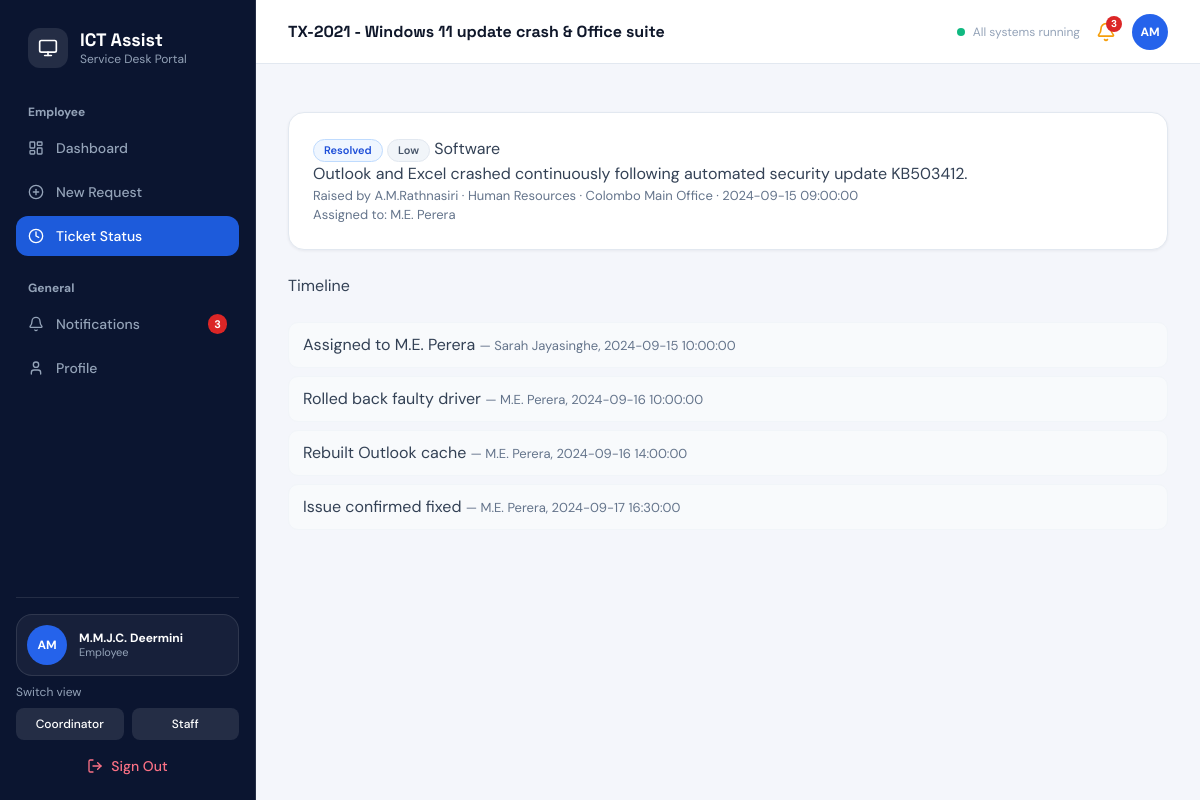
The app's page /ticket.php?id=2021 (signed in) with its own data.
### tables this page shows
CREATE TABLE users (
  id            INT UNSIGNED AUTO_INCREMENT PRIMARY KEY,
  name          VARCHAR(100) NOT NULL,             
  full_name     VARCHAR(150) NOT NULL,
  email         VARCHAR(150) NOT NULL UNIQUE,
  password_hash VARCHAR(255) NOT NULL,
  role          ENUM('employee','coordinator','staff') NOT NULL,
  role_title    VARCHAR(100) NULL,
  department_id INT UNSIGNED NULL,
  branch_id     INT UNSIGNED NULL,
  phone         VARCHAR(30)  NULL,
  avatar        VARCHAR(5)   NULL,                 
  profile_image VARCHAR(255) NULL,                 
  is_active     TINYINT(1) NOT NULL DEFAULT 1,
  created_at    TIMESTAMP NOT NULL DEFAULT CURRENT_TIMESTAMP,
  CONSTRAINT fk_users_dept   FOREIGN KEY (department_id) REFERENCES departments(id) ON DELETE SET NULL,
  CONSTRAINT fk_users_branch FOREIGN KEY (branch_id)     REFERENCES branches(id)    ON DELETE SET NULL,
  INDEX idx_users_role (role)
);

CREATE TABLE ticket_updates (
  id         INT UNSIGNED AUTO_INCREMENT PRIMARY KEY,
  ticket_id  INT UNSIGNED NOT NULL,
  author_id  INT UNSIGNED NULL,
  note       VARCHAR(500) NOT NULL,
  new_status ENUM('Pending','In Progress','Resolved') NULL,
  created_at DATETIME NOT NULL DEFAULT CURRENT_TIMESTAMP,
  CONSTRAINT fk_tu_ticket FOREIGN KEY (ticket_id) REFERENCES tickets(id) ON DELETE CASCADE,
  CONSTRAINT fk_tu_author FOREIGN KEY (author_id) REFERENCES users(id)   ON DELETE SET NULL,
  INDEX idx_tu_ticket (ticket_id)
);

### ticket.php (the view, shortened to what this page needs)
<?php require 'config.php'; need(); check(); $u = me(); $id = (int)($_GET['id'] ?? 0);
$t = q("SELECT v.*, t.created_by uid, t.assigned_tech_id FROM v_tickets v JOIN tickets t ON t.id=v.id WHERE v.id=?", [$id])->fetch();
$log = q("SELECT tu.*, u.name FROM ticket_updates tu LEFT JOIN users u ON u.id=tu.author_id WHERE ticket_id=? ORDER BY tu.id", [$id])->fetchAll();
head($t['ticket_no'].' - '.$t['title']); ?>
<div class="card">
  <p><?= badge($t['status']) ?> <?= badge($t['priority']) ?> <?= e($t['category']) ?></p>
  <p><?= nl2br(e($t['description'])) ?></p>
  <p class="muted">Raised by <?= e($t['created_by']) ?> · <?= e($t['department']) ?> · <?= e($t['branch']) ?> · <?= e($t['created_at']) ?><br>Assigned to: <?= e($t['assigned_to'] ?: 'Not assigned') ?></p>
</div>
<h2>Timeline</h2><ul class="log"><?php foreach ($log as $l) echo '<li>'.e($l['note']).' <span class="muted">— '.e($l['name'] ?: 'System').', '.e($l['created_at']).'</span></li>'; ?></ul>
<?php if ($u['role']=='coordinator' && $t['status']!='Resolved'): $techs = q("SELECT * FROM v_technician_stats")->fetchAll(); ?>
<form method="post" class="card narrow border-l-4 border-l-purple-600 shadow-sm"><?= tok() ?>
  <div class="flex items-center gap-2 mb-3">
    <div class="w-8 h-8 rounded-lg bg-purple-100 text-purple-700 flex items-center justify-center shrink-0">
      <i data-lucide="user-check" class="w-4 h-4"></i>
    </div>
    <h2 class="text-base font-bold text-slate-900 m-0">Assign Technician</h2>
  </div>
  <p class="text-xs text-slate-500 mb-3">Select an available technician based on category specialization and active workload.</p>
  <select name="tech_id" class="w-full mb-3 rounded-xl border-slate-200 focus:ring-2 focus:ring-purple-500 focus:border-purple-500"><?php foreach ($techs as $x) echo '<option value="'.$x['technician_id'].'"'.($x['specialization']==$t['category']?' selected':'').'>'.e($x['name'].' - '.$x['specialization'].' ('.$x['status'].', '.$x['active_count'].' active)').'</option>'; ?></select>
  <button class="bg-purple-600 hover:bg-purple-700 text-white font-semibold py-2.5 px-5 rounded-xl shadow-xs transition inline-flex items-center gap-2"><i data-lucide="send" class="w-3.5 h-3.5"></i>Assign Technician</button>
</form>
<?php endif; if ($u['role']=='staff' && $t['status']!='Resolved'): ?>
<form method="post" class="card narrow border-l-4 border-l-emerald-600 shadow-sm"><?= tok() ?>
  <div class="flex items-center gap-2 mb-3">
    <div class="w-8 h-8 rounded-lg bg-emerald-100 text-emerald-700 flex items-center justify-center shrink-0">
      <i data-lucide="wrench" class="w-4 h-4"></i>
    </div>
    <h2 class="text-base font-bold text-slate-900 m-0">Update Progress</h2>
  </div>
  <p class="text-xs text-slate-500 mb-3">Record diagnosis or resolution notes and advance the ticket status.</p>
  <label class="block text-xs font-bold text-slate-600 uppercase mb-1">Status</label>
  <select name="status" class="w-full mb-3 rounded-xl border-slate-200 focus:ring-2 focus:ring-emerald-500 focus:border-emerald-500"><option <?= $t['status'] === 'In Progress' ? 'selected' : '' ?>>In Progress</option><option <?= $t['status'] === 'Resolved' ? 'selected' : '' ?>>Resolved</option></select>
  <label class="block text-xs font-bold text-slate-600 uppercase mb-1">Diagnostic Notes</label>
  <textarea name="note" rows="3" placeholder="Enter actions taken, parts replaced, or diagnostic resolution..." class="w-full mb-3 rounded-xl border-slate-200 focus:ring-2 focus:ring-emerald-500 focus:border-emerald-500"></textarea>
  <button class="bg-emerald-600 hover:bg-emerald-700 text-white font-semibold py-2.5 px-5 rounded-xl shadow-xs transition inline-flex items-center gap-2"><i data-lucide="check" class="w-3.5 h-3.5"></i>Update Incident</button>
</form>
<?php endif; foot();

### config.php (shortened to what this page needs)
<?php
$pdo = new PDO('mysql:host=localhost;dbname=ict_assist;charset=utf8mb4', 'root', '', [
  PDO::ATTR_ERRMODE => PDO::ERRMODE_EXCEPTION, PDO::ATTR_DEFAULT_FETCH_MODE => PDO::FETCH_ASSOC]);
function e($s){ return htmlspecialchars((string)$s, ENT_QUOTES); }
function q($sql, $p = []){ global $pdo; $s = $pdo->prepare($sql); $s->execute($p); return $s; }
function me(){
  static $cached = null;
  if ($cached !== null) return $cached;
  try {
    $row = q("SELECT id, name, full_name, email, role, avatar, profile_image FROM users WHERE id=? AND is_active=1", [$_SESSION['u']['id']])->fetch();
    if ($row) {
      $cached = $_SESSION['u'];
      return $cached;
    }
  } catch (Exception $e) {}
  return $_SESSION['u'];
}
function need($role = null){
  if (!me()) { header('Location: login.html'); exit; }
}
function badge($s){
  $map = [
    'pending' => 'bg-amber-50 text-amber-700 border border-amber-200',
    'inprogress' => 'bg-emerald-50 text-emerald-700 border border-emerald-200',
    'resolved' => 'bg-blue-50 text-blue-700 border border-blue-200',
    'high' => 'bg-rose-50 text-rose-700 border border-rose-200',
    'medium' => 'bg-amber-50 text-amber-700 border border-amber-200',
    'low' => 'bg-slate-100 text-slate-600 border border-slate-200',
  ];
  $k = strtolower(str_replace(' ','',$s));
  $cls = $map[$k] ?? 'bg-slate-100 text-slate-600 border border-slate-200';
  return '<span class="inline-block px-2.5 py-0.5 rounded-full text-[11px] font-semibold '.$cls.'">'.e($s).'</span>';
}
function initials($name){
  $parts = preg_split('/[\s\._-]+/', trim((string)$name));
  $in = '';
  foreach ($parts as $p) {
    if ($p !== '') $in .= strtoupper($p[0]);
    if (strlen($in) >= 2) break;
  }
  return $in ?: 'US';
}
function head($t){
  $u = me();
  $n = 0;
  if ($u) {
    $n = (int)q("SELECT COUNT(*) c FROM notifications WHERE user_id=? AND is_read=0", [$u['id']])->fetch()['c'];
  }
  $initials = $u ? initials($u['name']) : 'US';
  $cur = basename($_SERVER['PHP_SELF'] ?? '');
  echo '<!DOCTYPE html>';
  echo '<html lang="en">';
  echo '<head>';
  echo '<script src="https://cdn.tailwindcss.com"></script>';
  echo '<link rel="stylesheet" href="assets/style.css">';
  echo '</head>';
  echo '<body class="font-sans text-slate-700 min-h-screen lg:flex">';
  if ($u) {
    $role = $u['role'];
    $roleDisplay = ucfirst($role);
    $isDash = in_array($cur, ['dashboard.php', 'employee-dashboard.html', 'coordinator-dashboard.html', 'staff-dashboard.html']);
    $isNewReq = in_array($cur, ['new_request.php', 'new-request.html']);
    $isTicket = in_array($cur, ['ticket_status.php', 'ticket-status.html', 'ticket.php']);
    $isNotif = in_array($cur, ['notifications.php', 'notifications.html']);
    $isProfile = in_array($cur, ['profile.php', 'profile.html']);
    $activeBg = $role === 'coordinator' ? 'bg-purple-600 text-white' : ($role === 'staff' ? 'bg-emerald-600 text-white' : 'bg-neon text-white');
    $portalSubtitle = $role === 'coordinator' ? 'Coordinator Portal' : ($role === 'staff' ? 'Technician Portal' : 'Service Desk Portal');
    $linkActive = 'flex items-center gap-3 px-3 py-2.5 rounded-xl '.$activeBg.' font-medium text-sm shadow-xs';
    $linkInactive = 'flex items-center gap-3 px-3 py-2.5 rounded-xl text-slate-400 hover:text-white hover:bg-white/5 font-medium text-sm transition';
    echo '<aside id="sidebar" class="hidden lg:flex fixed lg:sticky top-0 z-40 h-screen w-64 bg-[#0B1530] border-r border-white/10 flex-col justify-between p-4 shrink-0 overflow-y-auto select-none">';
    echo '  <div>';
    echo '    <div class="p-3 flex items-center gap-3 mb-6">';
    echo '      <div class="w-10 h-10 rounded-xl bg-white/10 flex items-center justify-center text-white"><i data-lucide="monitor" class="w-5 h-5"></i></div>';
    echo '      <div>';
    echo '        <h1 class="font-display text-lg font-bold text-white leading-tight">ICT Assist</h1>';
    echo '        <p class="text-xs text-slate-400">'.e($portalSubtitle).'</p>';
    echo '      </div>';
    echo '    </div>';
    echo '    <p class="text-xs font-bold text-slate-400 px-3 mb-2">'.e($roleDisplay).'</p>';
    echo '    <nav class="space-y-1 text-sm font-medium mb-6">';
    echo '      <a href="dashboard.php" class="'.($isDash ? $linkActive : $linkInactive).'"><i data-lucide="layout-dashboard" class="w-4 h-4"></i><span>Dashboard</span></a>';
    if ($role === 'employee') {
      echo '      <a href="new_request.php" class="'.($isNewReq ? $linkActive : $linkInactive).'"><i data-lucide="plus-circle" class="w-4 h-4"></i><span>New Request</span></a>';
      echo '      <a href="ticket_status.php" class="'.($isTicket ? $linkActive : $linkInactive).'"><i data-lucide="clock" class="w-4 h-4"></i><span>Ticket Status</span></a>';
    } elseif ($role === 'staff') {
      echo '      <a href="ticket_status.php" class="'.($isTicket ? $linkActive : $linkInactive).'"><i data-lucide="wrench" class="w-4 h-4"></i><span>Assigned Tasks</span></a>';
    }
    echo '    </nav>';
    echo '    <p class="text-xs font-bold text-slate-400 px-3 mb-2">General</p>';
    echo '    <nav class="space-y-1 text-sm font-medium">';
    echo '      <a href="notifications.php" class="'.($isNotif ? $linkActive : $linkInactive).'"><i data-lucide="bell" class="w-4 h-4"></i><span>Notifications</span>'.($n ? '<span class="ml-auto bg-red-600 text-white text-[11px] font-bold rounded-full px-1.5">'.$n.'</span>' : '').'</a>';
    echo '      <a href="profile.php" class="'.($isProfile ? $linkActive : $linkInactive).'"><i data-lucide="user" class="w-4 h-4"></i><span>Profile</span></a>';
    echo '    </nav>';
    echo '  </div>';
    echo '  <div class="space-y-2 pt-4 border-t border-white/10 text-sm">';
    echo '    <a href="profile.php" class="flex items-center gap-3 p-2.5 mb-2 rounded-2xl bg-white/5 border border-white/10 hover:bg-white/10 transition group">';
    if (!empty($u['profile_image']) && file_exists(__DIR__ . '/uploads/' . $u['profile_image'])) {
      echo '      <span class="w-10 h-10 rounded-full overflow-hidden border border-white/20 shrink-0 block"><img src="uploads/'.e($u['profile_image']).'" alt="'.e($u['name']).'" class="w-full h-full object-cover"></span>';
    } else {
      $avatarBg = $role === 'coordinator' ? 'bg-purple-600' : ($role === 'staff' ? 'bg-emerald-600' : 'bg-blue-600');
      echo '      <span class="w-10 h-10 rounded-full '.$avatarBg.' text-white text-xs font-bold flex items-center justify-center shrink-0">'.e($initials).'</span>';
    }
    echo '      <span class="leading-tight min-w-0">';
    echo '        <span class="block text-xs font-bold text-white truncate group-hover:text-blue-200 transition">'.e($u['full_name'] ?: $u['name']).'</span>';
    echo '        <span class="block text-[11px] text-slate-400 capitalize">'.e($role).'</span>';
    echo '      </span>';
    echo '    </a>';
    echo '    <p class="text-xs text-slate-400">Switch view</p>';
    echo '    <div class="grid grid-cols-2 gap-2">';
    if ($role === 'employee') {
      echo '      <a href="switch_view.php?role=coordinator" class="py-2 bg-white/10 text-center rounded-lg hover:bg-purple-600 text-white text-xs font-medium transition">Coordinator</a>';
      echo '      <a href="switch_view.php?role=staff" class="py-2 bg-white/10 text-center rounded-lg hover:bg-emerald-600 text-white text-xs font-medium transition">Staff</a>';
    }
    echo '    </div>';
    echo '    <a href="logout.php" class="flex items-center justify-center gap-2 p-2 text-rose-400 hover:bg-rose-500/10 rounded-xl transition font-medium"><i data-lucide="log-out" class="w-4 h-4"></i>Sign Out</a>';
    echo '  </div>';
    echo '</aside>';
    echo '<div class="flex-1 flex flex-col min-w-0">';
    echo '  <header class="h-16 bg-white border-b border-slate-200 flex items-center justify-between px-4 sm:px-8 sticky top-0 z-30">';
    echo '    <div class="flex items-center gap-3">';
    echo '      <h2 class="font-display text-base font-bold text-slate-900">'.e($t).'</h2>';
    echo '    </div>';
    echo '    <div class="flex items-center gap-4">';
    echo '      <span class="hidden sm:flex items-center gap-2 text-xs text-slate-400"><span class="pulse-dot w-2 h-2 rounded-full bg-emerald-500"></span>All systems running</span>';
    echo '      <a href="notifications.php" class="relative text-amber-500 hover:text-amber-600 transition" aria-label="Notifications">';
    echo '        <i data-lucide="bell" class="w-5 h-5"></i>';
    if ($n > 0) {
      echo '        <span class="absolute -top-1.5 -right-1.5 w-4 h-4 bg-red-600 text-white text-[10px] font-bold rounded-full flex items-center justify-center">'.$n.'</span>';
    }
    echo '      </a>';
    $avatarBg = $role === 'coordinator' ? 'bg-purple-600' : ($role === 'staff' ? 'bg-emerald-600' : 'bg-blue-600');
    if (!empty($u['profile_image']) && file_exists(__DIR__ . '/uploads/' . $u['profile_image'])) {
      echo '      <a href="profile.php" class="w-9 h-9 rounded-full overflow-hidden border border-slate-200 block transition hover:scale-105 shrink-0 shadow-xs ring-2 ring-slate-100" aria-label="Profile"><img src="uploads/'.e($u['profile_image']).'" alt="'.e($u['name']).'" class="w-full h-full object-cover"></a>';
    } else {
      echo '      <a href="profile.php" class="w-9 h-9 rounded-full '.$avatarBg.' text-white text-xs font-bold flex items-center justify-center transition hover:scale-105 shrink-0" aria-label="Profile">'.e($initials).'</a>';
    }
    echo '    </div>';
    echo '  </header>';
  }
  echo '  <main class="flex-1 p-4 sm:p-8 max-w-6xl mx-auto w-full space-y-6">';
}
function foot(){
  echo '  </main>';
  echo '</div>';
  echo '</body></html>';
}

### assets/style.css (style rules this page uses)
* { box-sizing:border-box }
body { margin:0;font-family:ui-sans-serif,system-ui,-apple-system,BlinkMacSystemFont,Segoe UI,Roboto,sans-serif; }
.card { background:#fff;border-radius:1rem;padding:1.5rem;margin:1rem 0;box-shadow:0 1px 3px 0 rgba(0,0,0,0.05);border:1px solid #e2e8f0; }
.muted { color:#64748b;font-size:0.8125rem; }
.log li { margin:0.5rem 0;padding:0.625rem 0.875rem;background:#f8fafc;border-radius:0.625rem;border:1px solid #f1f5f9; }

### records on screen
users: role "Service Desk Portal", role "Employee", name "AM", full_name "M.M.J.C. Deermini"
ticket_updates: note "Assigned to M.E. Perera", author.name "Sarah Jayasinghe", created_at "2024-09-15 10:00:00"
ticket_updates: note "Rolled back faulty driver", author.name "M.E. Perera", created_at "2024-09-16 10:00:00"
ticket_updates: note "Rebuilt Outlook cache", author.name "M.E. Perera", created_at "2024-09-16 14:00:00"
ticket_updates: note "Issue confirmed fixed", author.name "M.E. Perera", created_at "2024-09-17 16:30:00"

### other values on screen
$n "3"
$t "TX-2021 - Windows 11 update crash & Office suite"
$s "Resolved Low"
$t['category'] "Software"
$t['description'] "Outlook and Excel crashed continuously following automated security update KB503412."
$t['created_by'] "A.M.Rathnasiri"
$t['department'] "Human Resources"
$t['branch'] "Colombo Main Office"
$t['created_at'] "2024-09-15 09:00:00"
$t['assigned_to'] ?: 'Not assigned' "M.E. Perera"
